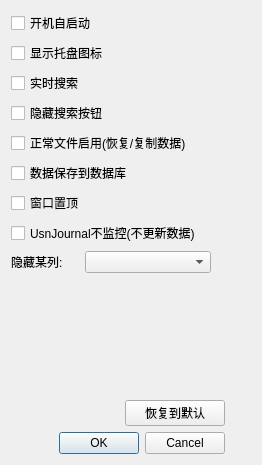
<?xml version="1.0" encoding="UTF-8"?>
<ui version="4.0">
 <class>SettingDialog</class>
 <widget class="QDialog" name="SettingDialog">
  <property name="geometry">
   <rect>
    <x>0</x>
    <y>0</y>
    <width>262</width>
    <height>465</height>
   </rect>
  </property>
  <property name="maximumSize">
   <size>
    <width>1500</width>
    <height>500</height>
   </size>
  </property>
  <property name="windowTitle">
   <string>Dialog</string>
  </property>
  <layout class="QGridLayout" name="gridLayout">
   <item row="0" column="0">
    <widget class="QCheckBox" name="AppAutoRuncheckBox">
     <property name="text">
      <string>开机自启动</string>
     </property>
    </widget>
   </item>
   <item row="1" column="0">
    <widget class="QCheckBox" name="SystemTrayCheckBox">
     <property name="text">
      <string>显示托盘图标</string>
     </property>
    </widget>
   </item>
   <item row="2" column="0">
    <widget class="QCheckBox" name="real_timeSearchCheckBox">
     <property name="text">
      <string>实时搜索</string>
     </property>
    </widget>
   </item>
   <item row="3" column="0">
    <widget class="QCheckBox" name="hideSearchButton">
     <property name="text">
      <string>隐藏搜索按钮</string>
     </property>
    </widget>
   </item>
   <item row="4" column="0" colspan="2">
    <widget class="QCheckBox" name="enableDelFileFlagCheckBox">
     <property name="text">
      <string>正常文件启用(恢复/复制数据)</string>
     </property>
    </widget>
   </item>
   <item row="5" column="0">
    <widget class="QCheckBox" name="dataBaseLoadCheckBox">
     <property name="text">
      <string>数据保存到数据库</string>
     </property>
    </widget>
   </item>
   <item row="6" column="0">
    <widget class="QCheckBox" name="windowTopCheckBox">
     <property name="text">
      <string>窗口置顶</string>
     </property>
    </widget>
   </item>
   <item row="7" column="0" colspan="2">
    <widget class="QCheckBox" name="usnRecordNoMonitoringCheckBox">
     <property name="text">
      <string>UsnJournal不监控(不更新数据)</string>
     </property>
    </widget>
   </item>
   <item row="8" column="0" colspan="2">
    <layout class="QHBoxLayout" name="horizontalLayout_2">
     <item>
      <widget class="QLabel" name="label">
       <property name="maximumSize">
        <size>
         <width>68</width>
         <height>16777215</height>
        </size>
       </property>
       <property name="text">
        <string>隐藏某列:</string>
       </property>
      </widget>
     </item>
     <item>
      <widget class="XComboBox" name="columnsComboBox">
       <property name="minimumSize">
        <size>
         <width>100</width>
         <height>0</height>
        </size>
       </property>
      </widget>
     </item>
     <item>
      <spacer name="horizontalSpacer">
       <property name="orientation">
        <enum>Qt::Horizontal</enum>
       </property>
       <property name="sizeType">
        <enum>QSizePolicy::Ignored</enum>
       </property>
       <property name="sizeHint" stdset="0">
        <size>
         <width>40</width>
         <height>20</height>
        </size>
       </property>
      </spacer>
     </item>
    </layout>
   </item>
   <item row="9" column="1">
    <spacer name="verticalSpacer">
     <property name="orientation">
      <enum>Qt::Vertical</enum>
     </property>
     <property name="sizeHint" stdset="0">
      <size>
       <width>20</width>
       <height>241</height>
      </size>
     </property>
    </spacer>
   </item>
   <item row="10" column="0">
    <layout class="QHBoxLayout" name="horizontalLayout">
     <item>
      <spacer name="horizontalSpacer_2">
       <property name="orientation">
        <enum>Qt::Horizontal</enum>
       </property>
       <property name="sizeHint" stdset="0">
        <size>
         <width>40</width>
         <height>20</height>
        </size>
       </property>
      </spacer>
     </item>
     <item>
      <widget class="QPushButton" name="pushButton">
       <property name="minimumSize">
        <size>
         <width>100</width>
         <height>0</height>
        </size>
       </property>
       <property name="maximumSize">
        <size>
         <width>100</width>
         <height>16777215</height>
        </size>
       </property>
       <property name="text">
        <string>恢复到默认</string>
       </property>
      </widget>
     </item>
    </layout>
   </item>
   <item row="11" column="0">
    <widget class="QDialogButtonBox" name="buttonBox">
     <property name="orientation">
      <enum>Qt::Horizontal</enum>
     </property>
     <property name="standardButtons">
      <set>QDialogButtonBox::Cancel|QDialogButtonBox::Ok</set>
     </property>
    </widget>
   </item>
  </layout>
 </widget>
 <customwidgets>
  <customwidget>
   <class>XComboBox</class>
   <extends>QComboBox</extends>
   <header location="global">mycheckboxcombo.h</header>
  </customwidget>
 </customwidgets>
 <resources/>
 <connections>
  <connection>
   <sender>buttonBox</sender>
   <signal>accepted()</signal>
   <receiver>SettingDialog</receiver>
   <slot>accept()</slot>
   <hints>
    <hint type="sourcelabel">
     <x>248</x>
     <y>254</y>
    </hint>
    <hint type="destinationlabel">
     <x>157</x>
     <y>274</y>
    </hint>
   </hints>
  </connection>
  <connection>
   <sender>buttonBox</sender>
   <signal>rejected()</signal>
   <receiver>SettingDialog</receiver>
   <slot>reject()</slot>
   <hints>
    <hint type="sourcelabel">
     <x>316</x>
     <y>260</y>
    </hint>
    <hint type="destinationlabel">
     <x>286</x>
     <y>274</y>
    </hint>
   </hints>
  </connection>
 </connections>
</ui>
